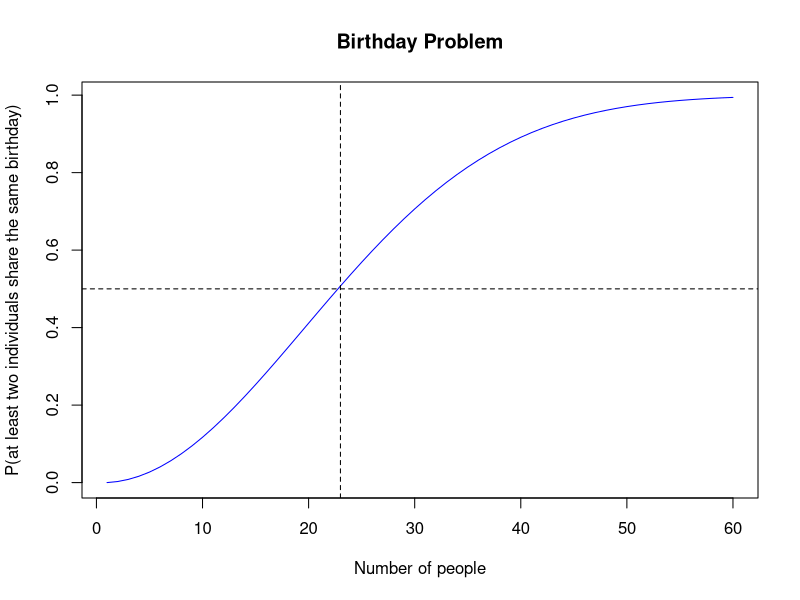

This chart was generated by the following R code:
# Creation of the probability table
# =================================

m <- seq(1, 60, 1)
p <- function(m){
  c(M = m,
    p = 1 - prod((365:(365 - m + 1)/365)))
}
prob_table <- t(sapply(m, p))

# Find the minimum number of people for probability > 0.5
min_people <- prob_table[prob_table[, "p"] > 0.5, "M"][1]
cat("Minimum number of people for P > 0.5:", min_people, "\n")

# Plotting the probability curve
# ==============================

# This section generates a plot for the Birthday Problem.
# It displays the probability of at least two individuals sharing 
# the same birthday as a function of the number of people.
#
# Parameters:
# - number_of_individuals: A sequence from 1 to 60.
# - probability: Computed probabilities for each number of individuals.
#
# The plot includes reference lines at P = 0.5 and the critical 
# number of people where the probability exceeds 50%.

number_of_individuals <- 1:60
probability <- numeric(60)
for (i in m) {
  probability[i] = 1 - prod((365:(365 - i + 1))/365)
}

plot(number_of_individuals, probability, 
     type = "l", col = "blue", pch = 1, main = "Birthday Problem",
     ylab = "P(at least two individuals share the same birthday)",
     xlab = "Number of people")
abline(h = 0.5, lty = 2, col = "black")
abline(v = min_people, lty = 2, col = "black")